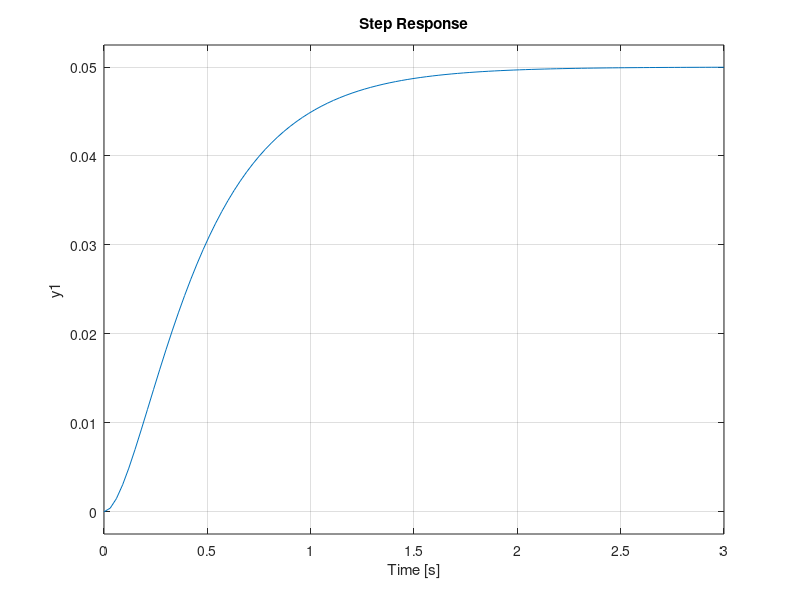

Source code (MATLAB):
% The following is a design of a PID controller for a simple spring
% dampener system. We have
% m = 1 kg
% b = 10 N s/m
% k = 20 N/m
% F = 1 N

% Transfer function then becomes:
s = tf('s');
P = 1/(s^2 + 10*s + 20);
step(P)